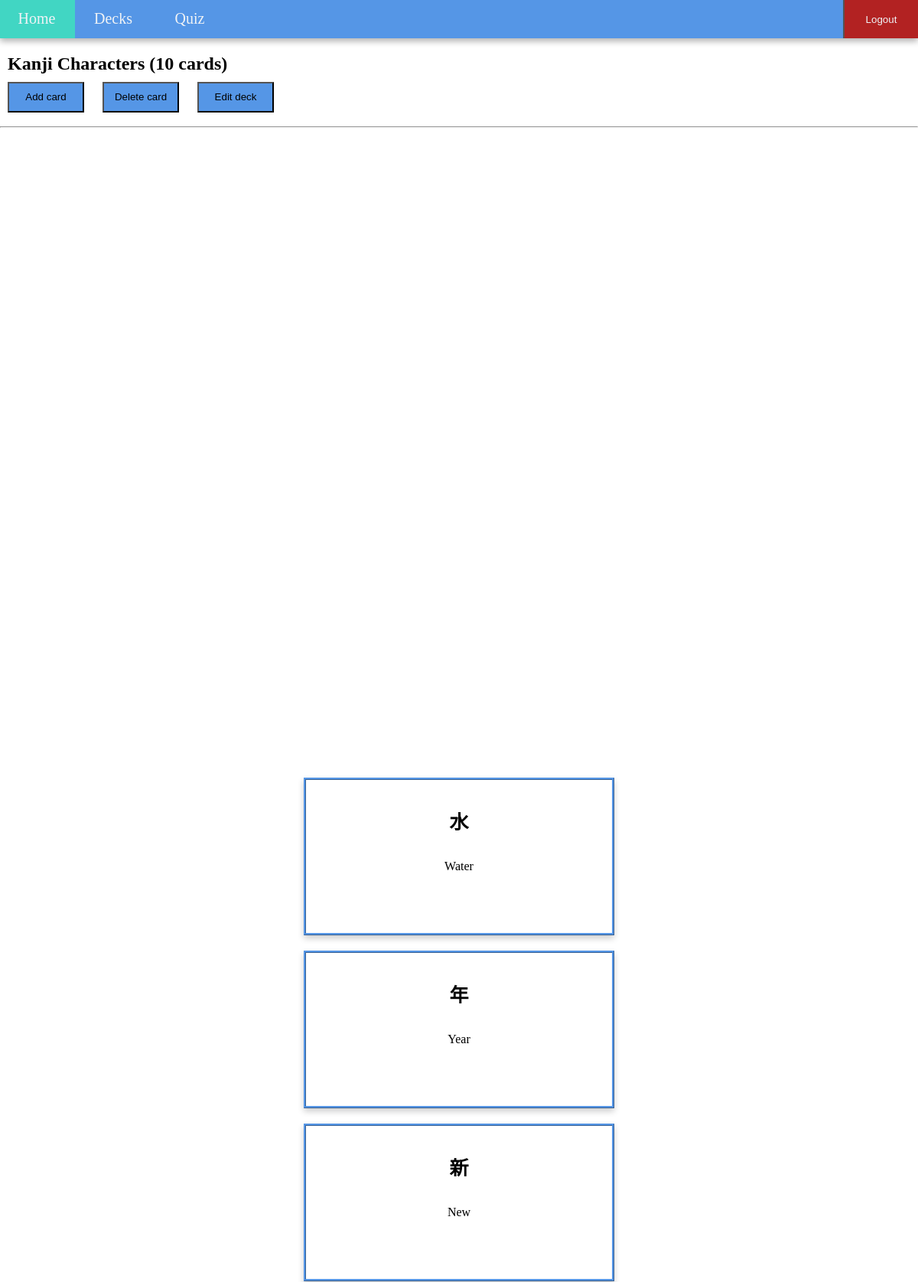
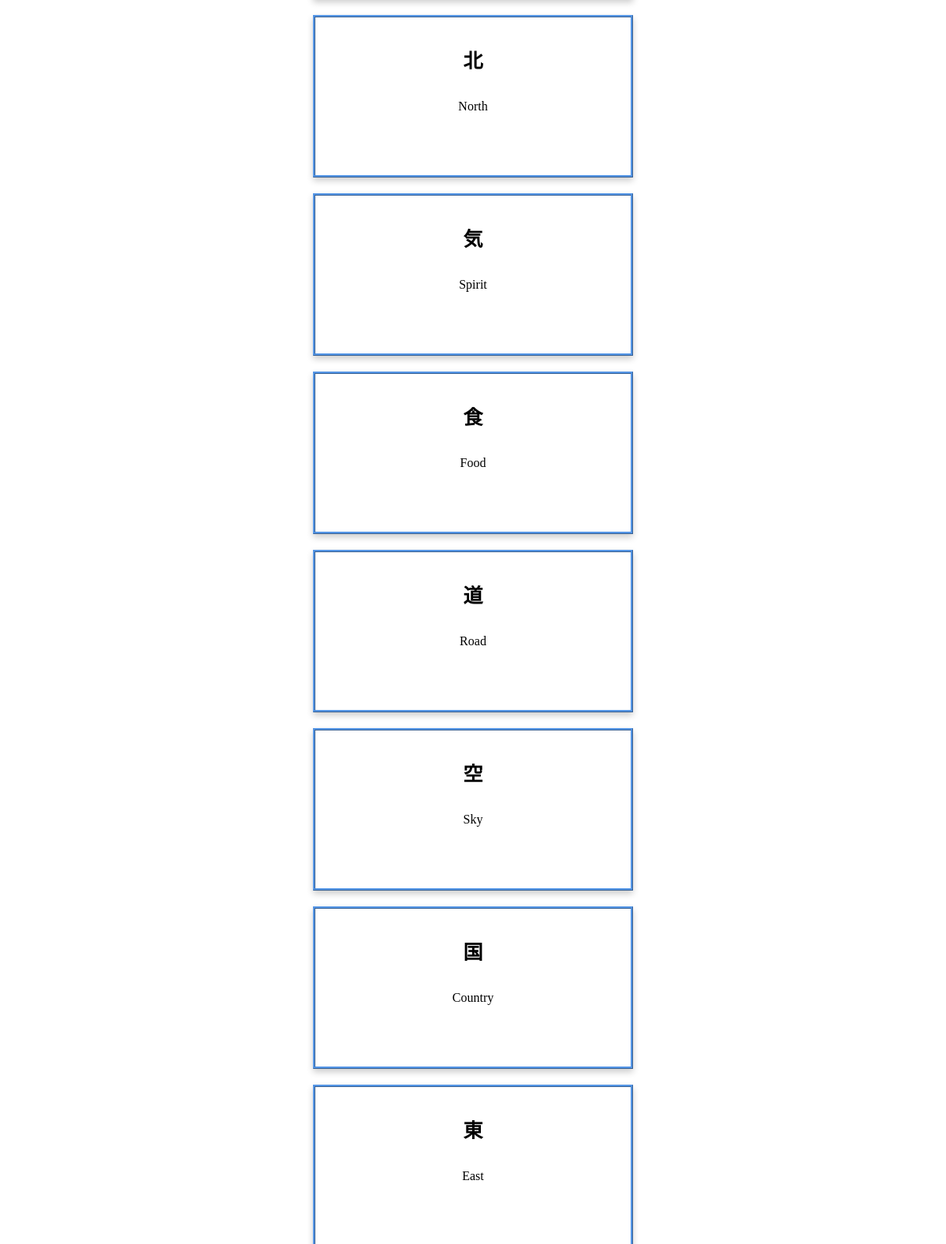
The page /deck/1 (signed in) on the database its author committed (2 pictures, top to bottom).
### models/models.py (models this page shows)
class Deck(db.Model):
    __tablename__ = "decks"
    deck_id = Column(db.Integer,primary_key=True,autoincrement=True)
    name = Column(db.String,nullable=False)
    description = Column(db.String,nullable=False)

class Card(db.Model):
    __tablename__ = "cards"
    card_id = Column(db.Integer,primary_key=True,autoincrement=True)
    question = Column(db.String,nullable=False)
    answer = Column(db.String,nullable=False)
    deck_id = Column(db.Integer, db.ForeignKey("decks.deck_id"),nullable=False)

### app.py (the view)
@app.route('/deck/<int:deck_id>',methods = ['GET','POST'])
def deck(deck_id):
    if g.user:
        try:
            if get_cards(deck_id) == None:
                return render_template("cards.html")
            return render_template("cards.html",deck = get_deck(deck_id),cards = get_cards(deck_id), size = len(get_cards(deck_id)))
        except:
            return render_template("error.html")
    return redirect(url_for('signin'))

### app.py (called while the page is built)
@app.before_request
def before_request():
    g.user = None
    if 'user' in session:
        g.user = session['user']

### controllers/functions.py (called while the page is built)
def get_cards(deck_id):
    cards = [(card.card_id,card.question,card.answer) for card in db.session.query(Card).filter(Card.deck_id==deck_id).all()]
    print(cards)
    return cards

def get_deck(deck_id):
    deck = [(deck.deck_id,deck.name,deck.description) for deck in db.session.query(Deck).filter(Deck.deck_id==deck_id).all()][0]
    return deck

### templates/cards.html (shortened to what this page needs)
<!DOCTYPE html>
<html>
    <head>
        <link rel="stylesheet" href="../static/cards.css">
    </head>
    <body>
        <header style="margin: 0;">
            <nav class ="navbar">
                <ul class="nav_ul">
                    <li class="nav_item"><a class="nav_item_a" href="/dashboard">Home</a></li>
                    <li class="nav_item"><a class="nav_item_a" href="/decks">Decks</a></li>
                    <li class="nav_item"><a class="nav_item_a" href="/quiz_loader">Quiz</a></li>
                    <li class = "nav_item_logout"><button class="logout_button" onclick="window.location.href='/logout'" type="submit">Logout</button></li>
                </ul>
            </nav>
        </header>
        <div class = "dashboard_content">
        <h2 style="margin-left: 10px;margin-bottom: 0px;" >{{ deck[1] }} ({{ size }} cards)</h2>
        <button class="general_button" onclick="window.location.href='/{{ deck[0] }}/add_card'">Add card</button>
        <button class="general_button" onclick="window.location.href='/{{ deck[0] }}/delete_card'">Delete card</button>
        <button class="general_button" onclick="window.location.href='/{{ deck[0] }}/edit_deck'">Edit deck</button>
        <hr>
        </div>
        <div class="contents">
        <div style="margin-top: 10px;" class ="cards_display">
            {% for card in cards %}
                <div class="card">
                    <div class="container">
                    <h4 style="font-size: 25px;max-width: 150px;margin-left: auto;margin-right: auto;"><b>{{ card[1] }}</b></h4>
                    <p>{{ card[2] }}</p>
                    </div>
                </div>
            {% endfor %}
        </div>
        </div>
    </body>
</html>

### static/cards.css (style rules this page uses)
.nav_item { text-align: center; display: inline-block; padding: 15px; margin: -2px; width: 70px; height: 50px; }
.nav_item_a { margin: 0px; padding: 0px; font-size: 20px; text-align:center; color:#f0f3f6; text-decoration:none }
.nav_item_logout { float: right; text-align: center; display: block; padding: 15px; margin: -2px; width: 70px; height: 50px; }
.navbar { box-shadow: 0 4px 8px 0 rgba(0,0,0,0.3); transition: 0.3s; position: fixed; top: 0; z-index:1000; vertical-align: middle; overflow: hidden; width: 100%; height: 50px; margin: 0px; padding:0px; margin: 0px; background: #5596e6; }
.nav_ul { margin: 0px; padding: 0px; }
body { background-color:#ffffff; margin: 0px; }
.logout_button { margin-left: -15px; margin-top: -15px; height: 54px; width: 100px; color: #f0f3f6; background-color: firebrick; }
.card { margin-top: 20px; border-style:ridge; border-width: 3px; border-color: #5596e6; width: 400px; height: 200px; box-shadow: 0 4px 8px 0 rgba(0,0,0,0.2); transition: 0.3s; }
.container { text-align: center; padding: 2px 16px; }
.cards_display { padding: 10px; }
.general_button { width: 100px; height: 40px; margin: 10px; padding: 5; background-color: #5596e6; }
.contents { margin-top: 0px; position: absolute; top: 30%; left: 50%; -ms-transform: translate(-50%, -0%); transform: translate(-50%, -0%); text-align: center; }
.dashboard_content { padding-top: 50px; }

### rows shown on the page
Deck: name "Kanji Characters"
Card: question "水", answer "Water"
Card: question "年", answer "Year"
Card: question "新", answer "New"
Card: question "北", answer "North"
Card: question "気", answer "Spirit"
Card: question "食", answer "Food"
Card: question "道", answer "Road"
Card: question "空", answer "Sky"
Card: question "国", answer "Country"
Card: question "東", answer "East"

### other values the page prints
{{ size }} "10"
